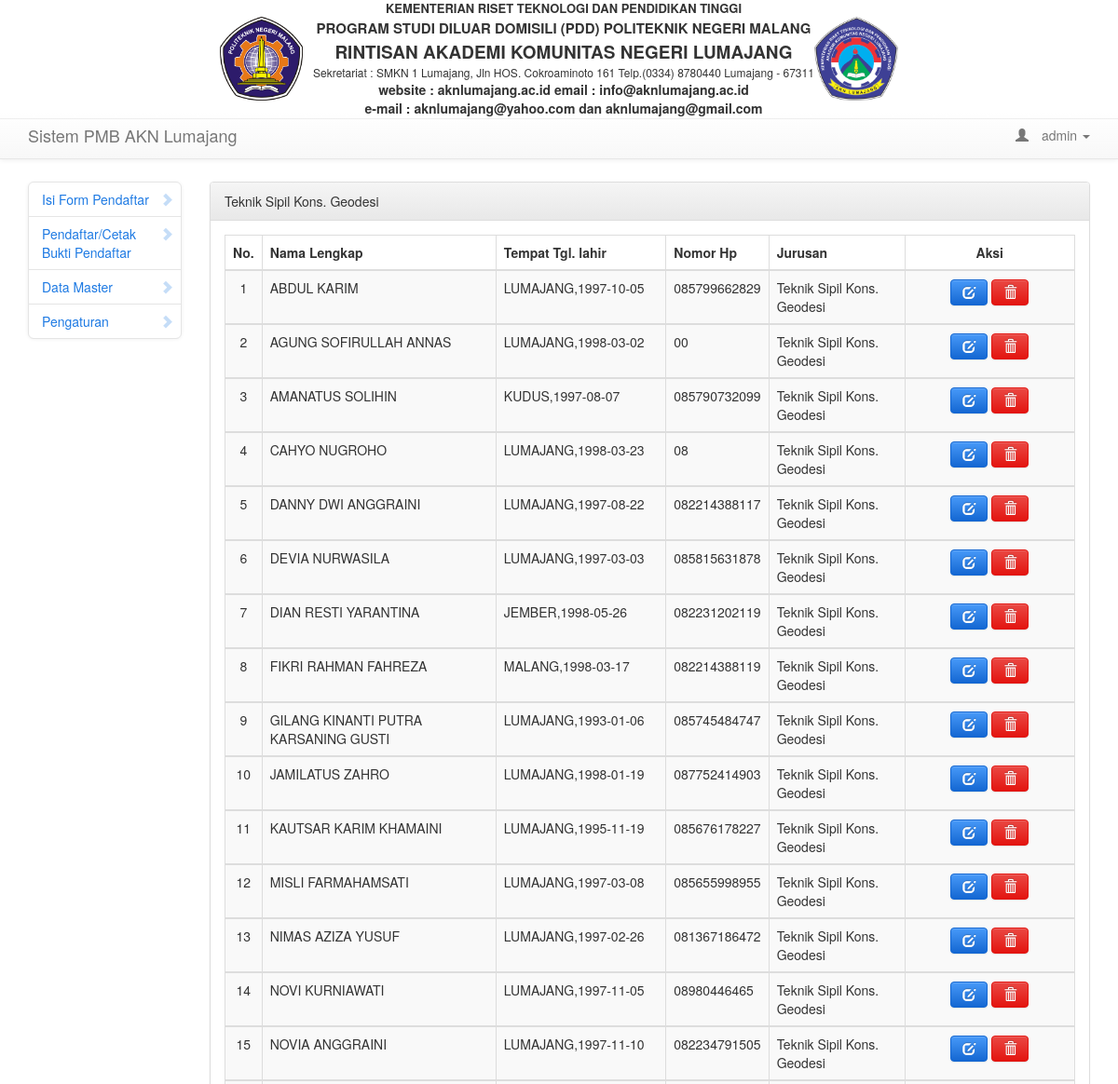
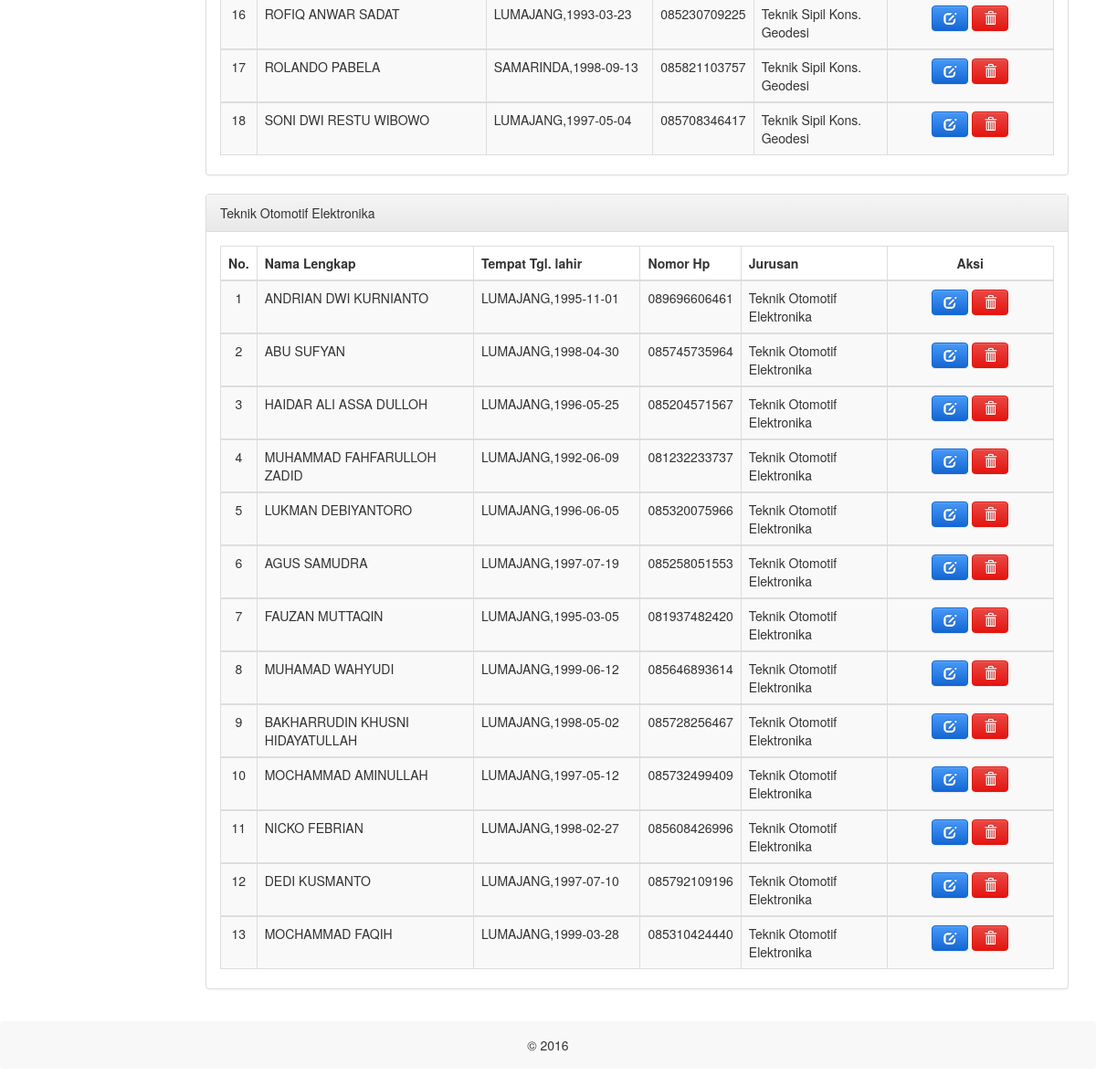
Screenshot of /dashboard.php?i=data_master_pendaftar (signed in) with the database file from the repository (2 pictures, top to bottom).
### tables this page shows
CREATE TABLE `mahasiswa` (
  `no_pendaftaran` varchar(6) NOT NULL,
  `nama` varchar(50) NOT NULL,
  `tempat_lahir` varchar(50) NOT NULL,
  `tgl_lahir` date NOT NULL,
  `jenis_kelamin` int(11) NOT NULL,
  `agama` int(11) NOT NULL,
  `sekolah_asal` varchar(50) NOT NULL,
  `nomor_hp` bigint(13) NOT NULL,
  `program_studi` int(11) NOT NULL
);

### pages/data_master_pendaftar.php (the view, shortened to what this page needs)
<div class="container">
            <div class="row">
                <div class="col-md-10">
                    <div class="row">
                        <div class="col-lg-12">
                            <div class="panel panel-default">
                                <div class="panel-heading">
                                    <div class="bootstrap-admin-box-title">Teknik Sipil Kons. Geodesi</div>
                                </div>
                                <div class="bootstrap-admin-panel-content">
                                    <table class="table table-striped table-bordered" id="example">
                                        <thead>
                                            <tr>
                                                <th style="text-align: center">No.</th>
                                                <th>Nama Lengkap</th>
                                                <th style="width: 20%">Tempat Tgl. lahir</th>
                                                <th>Nomor Hp</th>
                                                <th>Jurusan</th>
                                                <th style="width: 20%;text-align: center">Aksi</th>
                                            </tr>
                                        </thead>
                                        <?php
                                        $no=1;
                                        $a=mysql_query("select * from viewmahasiswa where program_studi='Teknik Sipil Kons. Geodesi' order by nama ASC");
                                        while($b=mysql_fetch_array($a)){
                                        ?>
                                        <tbody>
                                            <tr>
                                                <td style="text-align: center"><?php echo $no++;?></td>
                                                <td><?php echo $b['nama']?></td>
                                            <td><?php echo $b['tempat_lahir'].",".$b['tgl_lahir']; ?></td>
                                            <td><?php echo "0".$b['nomor_hp']; ?></td>
                                            <td><?php echo $b['program_studi']; ?></td>
                                                <td style="text-align: center">
                                                    <a href="?detail=edit_detail&no_pendaftaran=<?php echo $b['no_pendaftaran']; ?>" class="btn btn-primary glyphicon glyphicon-edit"><i class=""></i></a>
                                                    <a href="?p=tabel_formulir_awal&hapus=<?php echo $b['no_pendaftaran']; ?>" class="btn btn-danger glyphicon glyphicon-trash glyphicon-white"><i class=""></i></a>
                                                </td>
                                            </tr>
                                        </tbody>
                                        <?php } ?>
                                    </table>
                                </div>
                            </div>
                            <div class="panel panel-default">
                                <div class="panel-heading">
                                    <div class="bootstrap-admin-box-title">Teknik Otomotif Elektronika</div>
                                </div>
                                <div class="bootstrap-admin-panel-content">
                                    <table class="table table-striped table-bordered" id="example">
                                        <thead>
                                            <tr>
                                                <th style="text-align: center">No.</th>
                                                <th>Nama Lengkap</th>
                                                <th style="width: 20%">Tempat Tgl. lahir</th>
                                                <th>Nomor Hp</th>
                                                <th>Jurusan</th>
                                                <th style="width: 20%;text-align: center">Aksi</th>
                                            </tr>
                                        </thead>
                                        <?php
                                        $no=1;
                                        $a=mysql_query("select * from viewmahasiswa where program_studi='Teknik Otomotif Elektronika'");
                                        while($b=mysql_fetch_array($a)){
                                        ?>
                                        <tbody>
                                            <tr>
                                                <td style="text-align: center"><?php echo $no++;?></td>
                                                <td><?php echo $b['nama']?></td>
                                            <td><?php echo $b['tempat_lahir'].",".$b['tgl_lahir']; ?></td>
                                            <td><?php echo "0".$b['nomor_hp']; ?></td>
                                            <td><?php echo $b['program_studi']; ?></td>
                                                <td style="text-align: center">
                                                    <a href="?detail=edit_detail&no_pendaftaran=<?php echo $b['no_pendaftaran']; ?>" class="btn btn-primary glyphicon glyphicon-edit"><i class=""></i></a>
                                                    <a href="?p=tabel_formulir_awal&hapus=<?php echo $b['no_pendaftaran']; ?>" class="btn btn-danger glyphicon glyphicon-trash glyphicon-white"><i class=""></i></a>
                                                </td>
                                            </tr>
                                        </tbody>
                                        <?php } ?>
                                    </table>
                                </div>
                            </div>
                        </div>
                    </div>
                </div>
            </div>
        </div>

### rows the page displays
mahasiswa: nama "ABDUL KARIM", tempat_lahir "LUMAJANG", tgl_lahir "1997-10-05", nomor_hp "85799662829", program_studi "Teknik Sipil Kons. Geodesi"
mahasiswa: nama "AGUNG SOFIRULLAH ANNAS", tempat_lahir "LUMAJANG", tgl_lahir "1998-03-02", nomor_hp "0", program_studi "Teknik Sipil Kons. Geodesi"
mahasiswa: nama "AMANATUS SOLIHIN", tempat_lahir "KUDUS", tgl_lahir "1997-08-07", nomor_hp "85790732099", program_studi "Teknik Sipil Kons. Geodesi"
mahasiswa: nama "CAHYO NUGROHO", tempat_lahir "LUMAJANG", tgl_lahir "1998-03-23", nomor_hp "8", program_studi "Teknik Sipil Kons. Geodesi"
mahasiswa: nama "DANNY DWI ANGGRAINI", tempat_lahir "LUMAJANG", tgl_lahir "1997-08-22", nomor_hp "82214388117", program_studi "Teknik Sipil Kons. Geodesi"
mahasiswa: nama "DEVIA NURWASILA", tempat_lahir "LUMAJANG", tgl_lahir "1997-03-03", nomor_hp "85815631878", program_studi "Teknik Sipil Kons. Geodesi"
mahasiswa: nama "DIAN RESTI YARANTINA", tempat_lahir "JEMBER", tgl_lahir "1998-05-26", nomor_hp "82231202119", program_studi "Teknik Sipil Kons. Geodesi"
mahasiswa: nama "FIKRI RAHMAN FAHREZA", tempat_lahir "MALANG", tgl_lahir "1998-03-17", nomor_hp "82214388119", program_studi "Teknik Sipil Kons. Geodesi"
mahasiswa: nama "GILANG KINANTI PUTRA KARSANING GUSTI", tempat_lahir "LUMAJANG", tgl_lahir "1993-01-06", nomor_hp "85745484747", program_studi "Teknik Sipil Kons. Geodesi"
mahasiswa: nama "JAMILATUS ZAHRO", tempat_lahir "LUMAJANG", tgl_lahir "1998-01-19", nomor_hp "87752414903", program_studi "Teknik Sipil Kons. Geodesi"
mahasiswa: nama "KAUTSAR KARIM KHAMAINI", tempat_lahir "LUMAJANG", tgl_lahir "1995-11-19", nomor_hp "85676178227", program_studi "Teknik Sipil Kons. Geodesi"
mahasiswa: nama "MISLI FARMAHAMSATI", tempat_lahir "LUMAJANG", tgl_lahir "1997-03-08", nomor_hp "85655998955", program_studi "Teknik Sipil Kons. Geodesi"
mahasiswa: nama "NIMAS AZIZA YUSUF", tempat_lahir "LUMAJANG", tgl_lahir "1997-02-26", nomor_hp "81367186472", program_studi "Teknik Sipil Kons. Geodesi"
mahasiswa: nama "NOVI KURNIAWATI", tempat_lahir "LUMAJANG", tgl_lahir "1997-11-05", nomor_hp "8980446465", program_studi "Teknik Sipil Kons. Geodesi"
mahasiswa: nama "NOVIA ANGGRAINI", tempat_lahir "LUMAJANG", tgl_lahir "1997-11-10", nomor_hp "82234791505", program_studi "Teknik Sipil Kons. Geodesi"
mahasiswa: nama "ROFIQ ANWAR SADAT", tempat_lahir "LUMAJANG", tgl_lahir "1993-03-23", nomor_hp "85230709225", program_studi "Teknik Sipil Kons. Geodesi"
mahasiswa: nama "ROLANDO PABELA", tempat_lahir "SAMARINDA", tgl_lahir "1998-09-13", nomor_hp "85821103757", program_studi "Teknik Sipil Kons. Geodesi"
mahasiswa: nama "SONI DWI RESTU WIBOWO", tempat_lahir "LUMAJANG", tgl_lahir "1997-05-04", nomor_hp "85708346417", program_studi "Teknik Sipil Kons. Geodesi"

### other values shown
$_SESSION['username'] "admin"
$b['nama'] "ANDRIAN DWI KURNIANTO"
$b['tempat_lahir'] "LUMAJANG"
$b['tgl_lahir'] "1995-11-01"
$b['nomor_hp'] "89696606461"
$b['program_studi'] "Teknik Otomotif Elektronika"
$b['nama'] "ABU SUFYAN"
$b['tgl_lahir'] "1998-04-30"
$b['nomor_hp'] "85745735964"
$b['nama'] "HAIDAR ALI ASSA DULLOH"
$b['tgl_lahir'] "1996-05-25"
$b['nomor_hp'] "85204571567"
$b['nama'] "MUHAMMAD FAHFARULLOH ZADID"
$b['tgl_lahir'] "1992-06-09"
$b['nomor_hp'] "81232233737"
